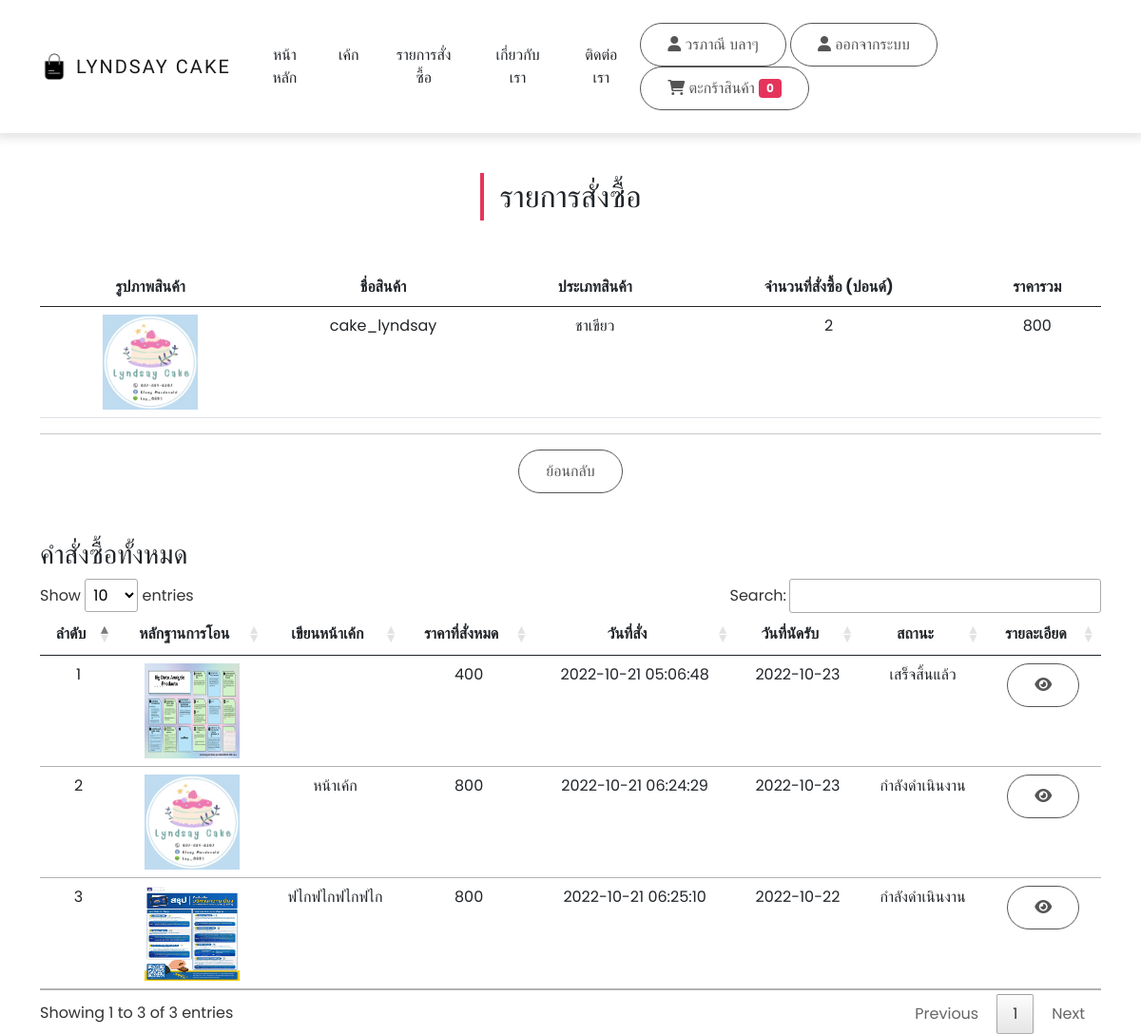
Screenshot of /orders.php?detail_order=3 (signed in) with the database file from the repository.
### tables this page shows
CREATE TABLE `order_head` (
  `o_id` int(10) NOT NULL,
  `o_dttm` datetime NOT NULL,
  `o_name` varchar(255) NOT NULL,
  `o_email` varchar(255) NOT NULL,
  `o_phone` varchar(10) NOT NULL,
  `o_lineid` varchar(255) NOT NULL,
  `o_datemeet` varchar(255) NOT NULL,
  `o_prove` text NOT NULL,
  `o_special` text NOT NULL,
  `o_status` int(11) NOT NULL,
  `o_qty` int(11) NOT NULL,
  `o_total` float NOT NULL,
  `user_id` int(11) NOT NULL
);

CREATE TABLE `products` (
  `product_id` int(11) NOT NULL,
  `product_name` varchar(255) NOT NULL,
  `product_detail` text NOT NULL,
  `product_price` int(11) NOT NULL,
  `product_image` text NOT NULL,
  `cate_id` int(11) NOT NULL
);

CREATE TABLE `category` (
  `cate_id` int(11) NOT NULL,
  `cate_name` varchar(255) NOT NULL
);

CREATE TABLE `order_detail` (
  `d_id` int(10) NOT NULL,
  `o_id` int(11) NOT NULL,
  `product_id` int(11) NOT NULL,
  `d_qty` int(11) NOT NULL,
  `d_subtotal` float NOT NULL
);

### orders.php (the view, shortened to what this page needs)
<?php
include_once('system/config.php');
?>
<!DOCTYPE html>
<html lang="en">
<head>
  <link rel="stylesheet" href="css/bootstrap.min.css">
  <link rel="stylesheet" href="css/all.min.css">
  <link rel="stylesheet" href="css/fontawesome.min.css">
  <link rel="stylesheet" href="css/jquery.dataTables.min.css">
  <link rel="stylesheet" href="css/main.css">
</head>
<body>
  <?php include('includes/navbar.inc.php'); ?>
  <section id="section" class="py-5">
    <div class="container">
      <div class="title text-center">
        <h2 class="position-relative d-inline-block">รายการสั่งซื้อ</h2>
      </div>
    </div>
  </section>
  <?php
  if(isset($_GET['detail_order'])) {
    $detail_order_id = $_GET['detail_order'];
  ?>
  <div class="container">
    <table class="table">
      <thead>
        <tr class="text-center">
          <th>รูปภาพสินค้า</th>
          <th>ชื่อสินค้า</th>
          <th>ประเภทสินค้า</th>
          <th>จำนวนที่สั่งซื้อ (ปอนด์)</th>
          <th>ราคารวม</th>
        </tr>
      </thead>
      <tbody>
        <?php
          $list_order_detail_sql = "SELECT * FROM order_head INNER JOIN order_detail ON order_head.o_id = order_detail.o_id INNER JOIN products ON order_detail.product_id = products.product_id INNER JOIN category ON products.cate_id = category.cate_id WHERE order_head.o_id = $detail_order_id";
          $list_order_detail_query = mysqli_query($conn, $list_order_detail_sql);
          while($list_order_detail_row = mysqli_fetch_array($list_order_detail_query)) {
        ?>
        <tr class="text-center">
          <td><img src="img/products/<?= $list_order_detail_row['product_image']; ?>" alt="" width="100" height="100"></td>
          <td><?= $list_order_detail_row['product_name']; ?></td>
          <td><?= $list_order_detail_row['cate_name']; ?></td>
          <td><?= $list_order_detail_row['d_qty']; ?></td>
          <td><?= number_format($list_order_detail_row['d_subtotal']); ?></td>
        </tr>
        <?php } ?>
      </tbody>
    </table>
    <hr>
    <div class="text-center">
      <a href="orders.php" class="btn btn-primary mb-5">ย้อนกลับ</a>
    </div>
  </div>
  <?php } ?>
  <div class="container">
    <h3>คำสั่งซื้อทั้งหมด</h3>
    <table class="table table-hover" id="myTable">
      <thead>
        <tr>
          <th class="text-center">ลำดับ</th>
          <th class="text-center">หลักฐานการโอน</th>
          <th class="text-center">เขียนหน้าเค้ก</th>
          <th class="text-center">ราคาที่สั่งหมด</th>
          <th class="text-center">วันที่สั่ง</th>
          <th class="text-center">วันที่นัดรับ</th>
          <th class="text-center">สถานะ</th>
          <th class="text-center">รายละเอียด</th>
        </tr>
      </thead>
      <tbody>
        <?php
        $userid = $_SESSION['user_id'];
        $sql = "SELECT * FROM `order_head` WHERE user_id = $userid ORDER BY `o_id` DESC";
        $query = mysqli_query($conn, $sql);
        while($row = mysqli_fetch_array($query)) {
        ?>
        <tr class="text-center">
          <td><?= $row['o_id']; ?></td>
          <td><a href="img/products/<?= $row['o_prove']; ?>" target="_blank"><img src="img/products/<?= $row['o_prove']; ?>" alt="" width="100" height="100"></a></td>
          <td><?= $row['o_special']; ?></td>
          <td><?= number_format($row['o_total']); ?></td>
          <td><?= $row['o_dttm']; ?></td>
          <td><?= $row['o_datemeet']; ?></td>
          <td>
            <?php
            if($row['o_status'] == 1) {
              echo "เสร็จสิ้นแล้ว";
            } else {
              echo "กำลังดำเนินงาน";
            }
            ?>
          </td>
          <td>
            <a href="orders.php?detail_order=<?= $row['o_id']; ?>" class="btn btn-primary"><i class="fa-solid fa-eye"></i></a>
          </td>
        </tr>
        <?php } ?>
      </tbody>
    </table>
  </div>
</body>
</html>

### css/main.css (style rules this page uses)
:root { --lg-font: 'Kaisei Tokumin', serif; --sm-font: 'Poppins', sans-serif; --pink: #e5345b; }
body { font-family: var(--sm-font); }
.btn:not(.nav-btns button) { background-color: #fff; color: rgb(85, 85, 85); padding: 10px 28px; border-radius: 25px; border: 1px solid rgb(85, 85, 85); }
.title h2::before { position: absolute; content: ""; width: 4px; height: 50px; background-color: var(--pink); left: -20px; top: 50%; -webkit-transform: translateY(-50%); -ms-transform: translateY(-50%); transform: translateY(-50%); }

### rows the page displays
order_head: products.product_image (picture), products.product_name "cake_lyndsay", category.cate_name "ชาเขียว", order_detail.d_qty "2", order_detail.d_subtotal "800", o_id "3", o_prove (picture), o_special "ฟไกฟไกฟไกฟไก", o_total "800", o_dttm "2022-10-21 06:25:10", o_datemeet "2022-10-22", o_status "กำลังดำเนินงาน"
order_head: o_id "2", o_prove (picture), o_special "หน้าเค้ก", o_total "800", o_dttm "2022-10-21 06:24:29", o_datemeet "2022-10-23", o_status "กำลังดำเนินงาน"
order_head: o_id "1", o_prove (picture), o_total "400", o_dttm "2022-10-21 05:06:48", o_datemeet "2022-10-23", o_status "เสร็จสิ้นแล้ว"

### other values shown
$_SESSION['user'] "วรภาณี บลาๆ"
